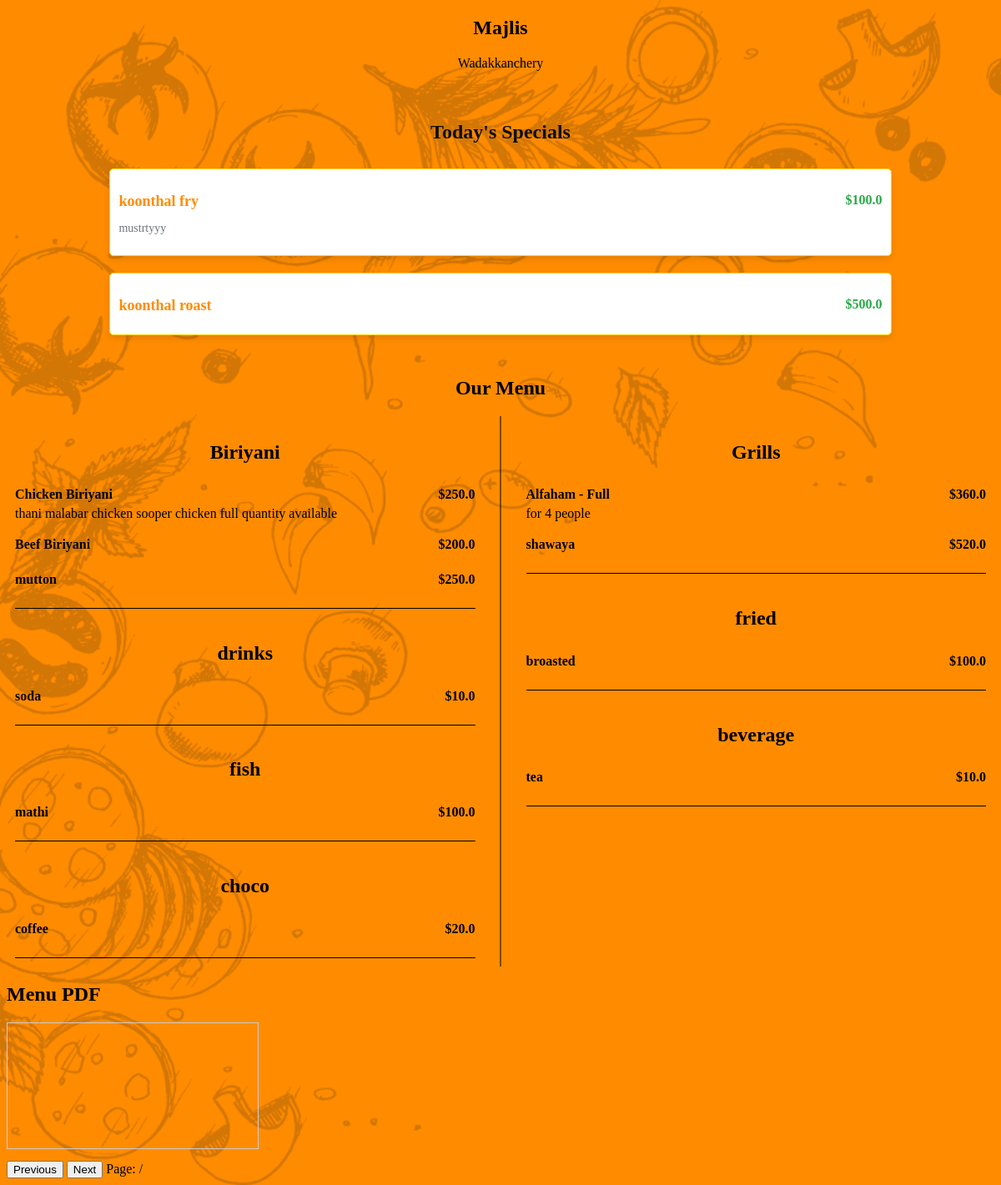
Before: / with the older database file.
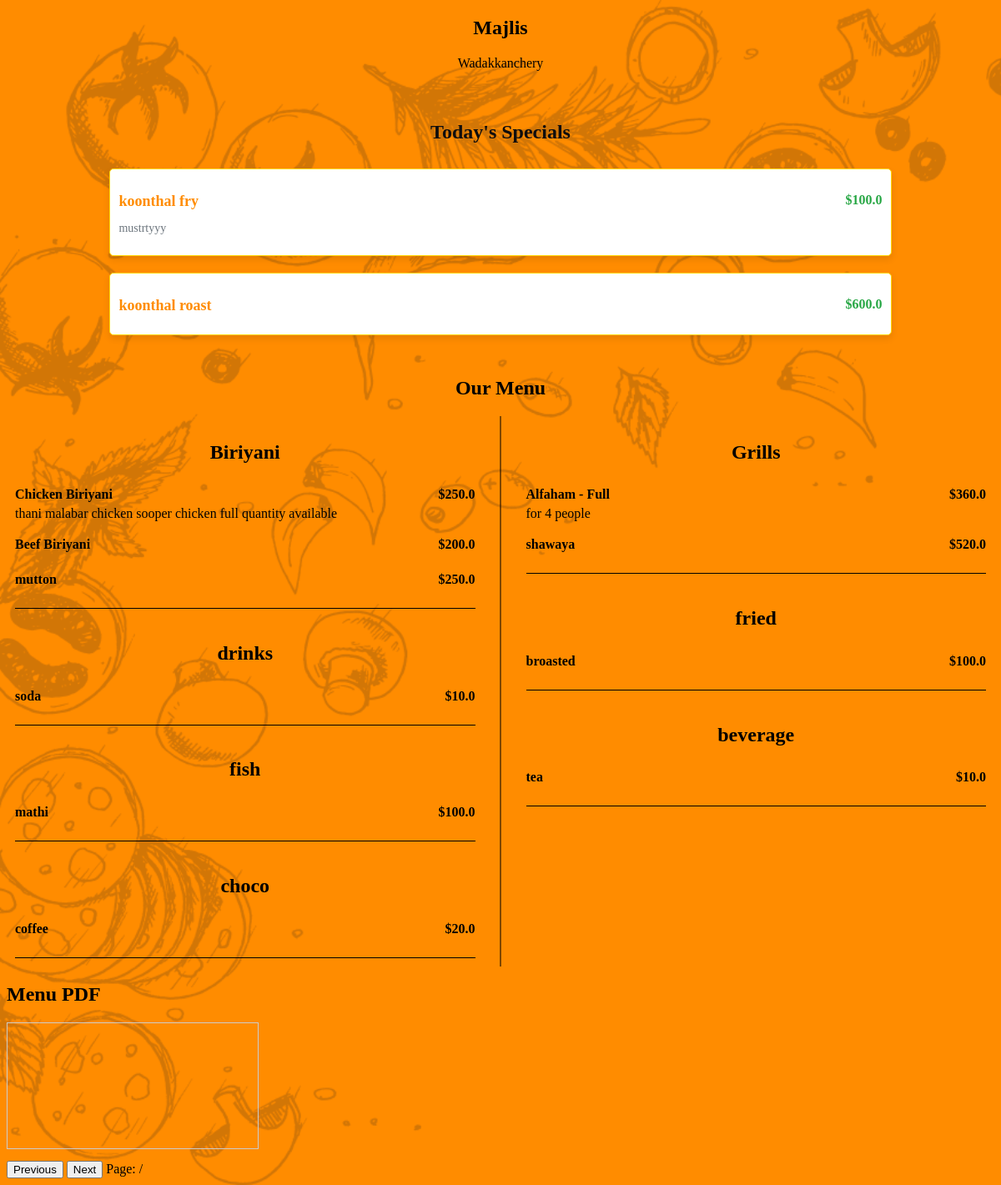
After: the same page with the newer database file.
### app.py (models this page shows)
class SpecialItem(db.Model):
    id = db.Column(db.Integer, primary_key=True)
    name = db.Column(db.String(80), nullable=False)
    price = db.Column(db.Float, nullable=False)
    description = db.Column(db.String(200), nullable=True)

class Category(db.Model):
    id = db.Column(db.Integer, primary_key=True)
    name = db.Column(db.String(80), nullable=False)
    items = db.relationship('Item', backref='category', lazy=True)

class Item(db.Model):
    id = db.Column(db.Integer, primary_key=True)
    category_id = db.Column(db.Integer, db.ForeignKey('category.id'), nullable=False)
    name = db.Column(db.String(80), nullable=False)
    price = db.Column(db.Float, nullable=False)
    description = db.Column(db.String(200), nullable=True)

### app.py (the view)
@app.route('/')
def home():
    categories = Category.query.all()
    special_items = SpecialItem.query.all()
    return render_template('menu.html',categories=categories,special_items=special_items)

### templates/menu.html (shortened to what this page needs)
<!DOCTYPE html>
<html>
<head>
    <link rel="stylesheet" href="https://use.fontawesome.com/releases/v5.8.2/css/all.css" />
    <link rel="stylesheet" href="{{ url_for('static', filename='css/styles.css') }}" />
</head>
<body>
    <section class="hotel-name">
        <h1> Majlis </h1>
        <p>Wadakkanchery</p>
    </section>
    {% if special_items %}
    <section class="special-items-section">
        <h2 class="special-items-heading">Today's Specials</h2>
        <div class="special-items">
            {% for special_item in special_items %}
                <div class="special-item">
                    <h3 class="special-item-heading">
                        <span class="special-item-name">{{ special_item.name }}</span>
                        <span class="special-item-price">${{ special_item.price }}</span>
                    </h3>
                    <p class="special-item-desc">{{ special_item.description }}</p>
                </div>
            {% endfor %}
        </div>
    </section>
    {% endif %}
    <section class="hotel-name">
        <h1> Our Menu </h1>
    </section>
    <main class="container">
        <div class="background-animation"></div>
        <div class="left-section">
            {% for category in categories %}
                {% if loop.index is odd %}
                    <div class="menu">
                        <h2 class="menu-group-heading">{{ category.name }}</h2>
                        <div class="menu-group">
                            {% for item in category.items %}
                                <div class="menu-item">
                                    <h3 class="menu-item-heading">
                                        <span class="menu-item-name">{{ item.name }}</span>
                                        <span class="menu-item-price">${{ item.price }}</span>
                                    </h3>
                                    <p class="menu-item-desc">{{ item.description }}</p>
                                </div>
                            {% endfor %}
                        </div>
                    </div>
                {% endif %}
            {% endfor %}
        </div>
        <div class="right-section">
            {% for category in categories %}
                {% if loop.index is even %}
                    <div class="menu">
                        <h2 class="menu-group-heading">{{ category.name }}</h2>
                        <div class="menu-group">
                            {% for item in category.items %}
                                <div class="menu-item">
                                    <h3 class="menu-item-heading">
                                        <span class="menu-item-name">{{ item.name }}</span>
                                        <span class="menu-item-price">${{ item.price }}</span>
                                    </h3>
                                    <p class="menu-item-desc">{{ item.description }}</p>
                                </div>
                            {% endfor %}
                        </div>
                    </div>
                {% endif %}
            {% endfor %}
        </div>
    </main>
    <section class="pdf-section">
        <h2 class="pdf-heading">Menu PDF</h2>
        <div class="pdf-container">
            <canvas id="pdf-canvas"></canvas>
            <div>
                <button id="prev-page">Previous</button>
                <button id="next-page">Next</button>
                <span>Page:  / </span>
            </div>
        </div>
    </section>
</body>
</html>

### static/css/styles.css (style rules this page uses)
.hotel-name { text-align: center; margin: 20px 0; }
body { background-color: #ff8c00; }
.special-items-section { margin-bottom: 20px; padding: 20px; border-radius: 5px; }
.special-items-heading { text-align: center; margin-bottom: 20px; font-size: 24px; font-weight: bold; color: #0f0e0e; }
.special-items { display: flex; flex-direction: column; align-items: center; }
.special-item { width: 80%; margin: 10px 0; padding: 10px; border: 1px solid #ffd700; border-radius: 5px; background-color: #ffffff; box-shadow: 0 4px 8px rgba(0, 0, 0, 0.1); }
.special-item-heading { font-size: 18px; font-weight: bold; margin-bottom: 5px; color: #ff8c00; display: flex; justify-content: space-between; }
.special-item-name { margin-right: 10px; }
.special-item-price { font-size: 16px; color: #28a745; }
.special-item-desc { font-size: 14px; color: #6c757d; }
#pdf-canvas { max-width: 100%; height: auto; border: 1px solid #ccc; margin-bottom: 10px; }
.container { display: grid; grid-template-columns: 1fr 1px 1fr; grid-gap: 20px; max-width: 100%; position: relative; overflow: hidden; }
.container::before { content: ''; position: absolute; top: 0; bottom: 0; left: 50%; width: 1px; background-color: #000; transform: translateX(-50%); }
.left-section { grid-column: 1; display: flex; flex-direction: column; }
.right-section { grid-column: 3; display: flex; flex-direction: column; }
.menu { padding: 10px; margin-bottom: 0; }
.menu::after { content: ''; display: block; width: 100%; height: 1px; background-color: #000; margin-top: 20px; }
.menu-group-heading { text-align: center; font-size: 1.5rem; margin-bottom: 10px; }
.menu-item { display: flex; flex-direction: column; align-items: flex-start; margin: 0; }
.menu-item-heading { display: flex; justify-content: space-between; width: 100%; margin-bottom: 5px; }
.menu-item-name { font-size: 1rem; }
.menu-item-price { font-size: 1rem; margin-left: auto; }
.menu-item-desc { text-align: left; margin: 0; }
.background-animation { position: fixed; top: 0; left: 0; width: 100%; height: 100%; z-index: -1; overflow: hidden; }
.background-animation::before { content: ''; position: absolute; top: 0; left: 0; width: 100%; height: 100%; background-image: url('../images/shape-5.png'); background-size: cover; background-position: center; opacity: 0.2; z-index: -1; animation: background-slide 60s linear infinite; }

Changed rows visible on the page:
changed SpecialItem "koonthal roast": price "500.0" → "600.0"
